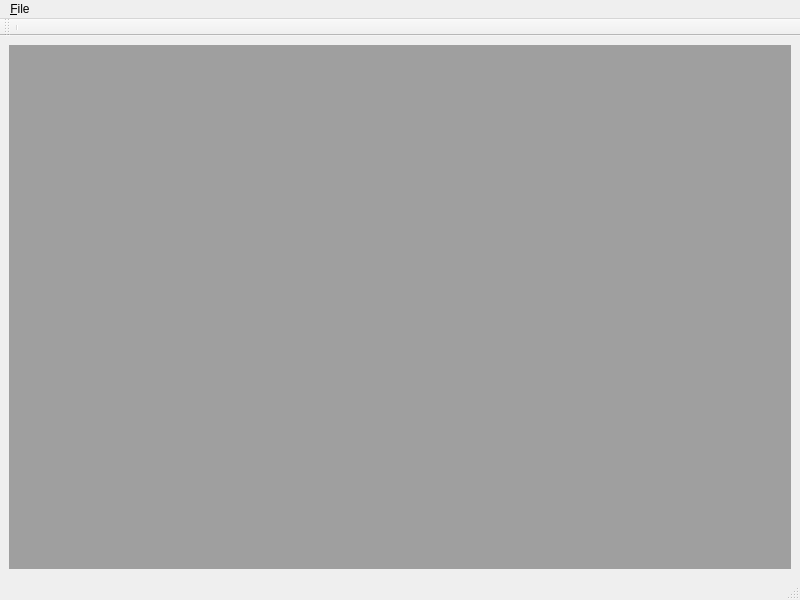
<?xml version="1.0" encoding="UTF-8"?>
<ui version="4.0">
 <class>MainWindow</class>
 <widget class="QMainWindow" name="MainWindow">
  <property name="geometry">
   <rect>
    <x>0</x>
    <y>0</y>
    <width>800</width>
    <height>600</height>
   </rect>
  </property>
  <property name="windowTitle">
   <string>MainWindow</string>
  </property>
  <widget class="QWidget" name="centralwidget">
   <layout class="QVBoxLayout" name="verticalLayout">
    <item>
     <widget class="QMdiArea" name="mdiArea"/>
    </item>
   </layout>
  </widget>
  <widget class="QMenuBar" name="menubar">
   <property name="geometry">
    <rect>
     <x>0</x>
     <y>0</y>
     <width>800</width>
     <height>24</height>
    </rect>
   </property>
   <widget class="QMenu" name="menuFile">
    <property name="title">
     <string>&amp;File</string>
    </property>
    <addaction name="actionAdd_VME_Module"/>
    <addaction name="actionAdd_Mesytec_Chain"/>
    <addaction name="actionAdd_VMUSB_Stack"/>
    <addaction name="action_Quit"/>
   </widget>
   <addaction name="menuFile"/>
  </widget>
  <widget class="QStatusBar" name="statusbar"/>
  <widget class="QToolBar" name="toolBar">
   <property name="windowTitle">
    <string>toolBar</string>
   </property>
   <attribute name="toolBarArea">
    <enum>TopToolBarArea</enum>
   </attribute>
   <attribute name="toolBarBreak">
    <bool>false</bool>
   </attribute>
   <addaction name="separator"/>
  </widget>
  <action name="actionAdd_VME_Module">
   <property name="text">
    <string>Add VME Module</string>
   </property>
  </action>
  <action name="actionAdd_Mesytec_Chain">
   <property name="text">
    <string>Add Mesytec Chain</string>
   </property>
  </action>
  <action name="actionAdd_VMUSB_Stack">
   <property name="text">
    <string>Add VM_USB Stack</string>
   </property>
  </action>
  <action name="action_Quit">
   <property name="text">
    <string>&amp;Quit</string>
   </property>
   <property name="shortcut">
    <string>Ctrl+Q</string>
   </property>
  </action>
 </widget>
 <resources/>
 <connections>
  <connection>
   <sender>action_Quit</sender>
   <signal>triggered()</signal>
   <receiver>MainWindow</receiver>
   <slot>close()</slot>
   <hints>
    <hint type="sourcelabel">
     <x>-1</x>
     <y>-1</y>
    </hint>
    <hint type="destinationlabel">
     <x>399</x>
     <y>299</y>
    </hint>
   </hints>
  </connection>
 </connections>
</ui>
